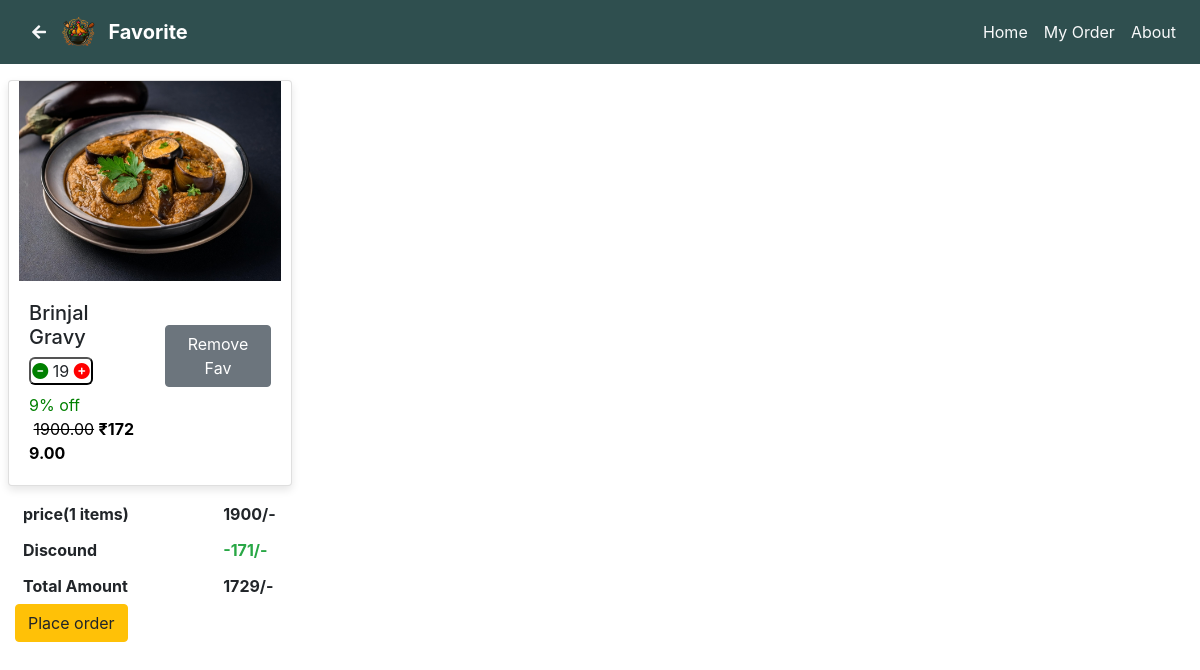
Page /second page.php?favorite (signed in) on the earlier database version.
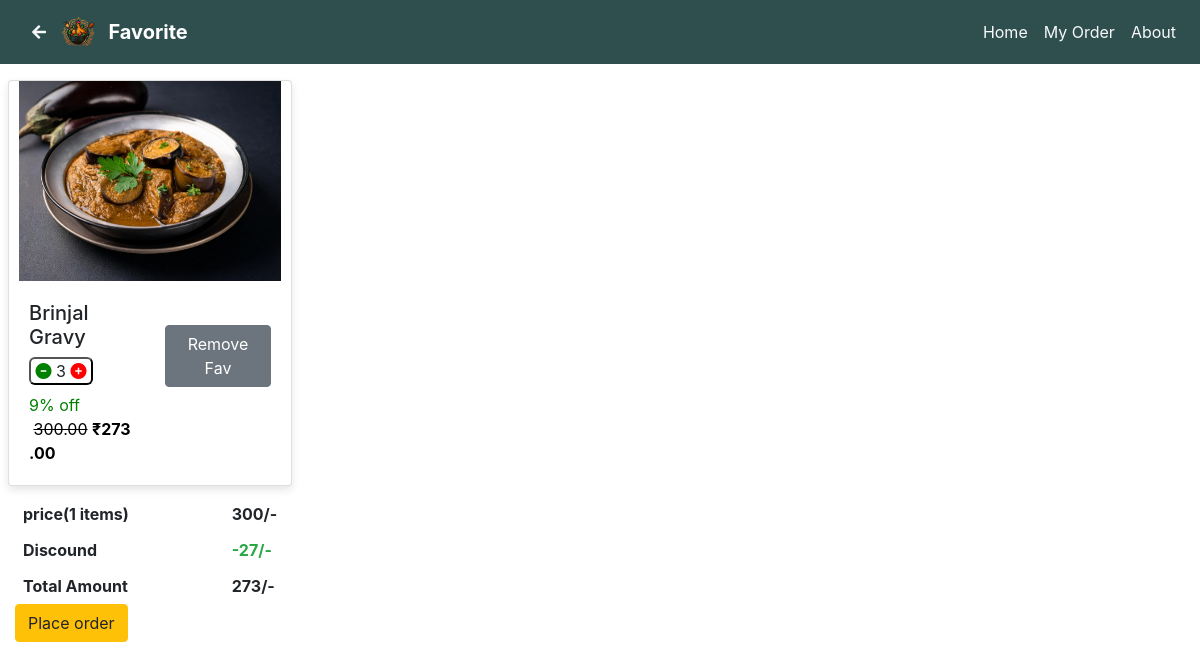
Same page on the later database version.
### tables this page shows
CREATE TABLE `fav` (
  `fav_id` int(5) NOT NULL,
  `product_id` int(3) NOT NULL,
  `user_id` int(5) NOT NULL,
  `qty` int(3) DEFAULT 1,
  `c_price` decimal(10,2) DEFAULT NULL,
  `fav_c_price` decimal(10,2) DEFAULT NULL,
  `p_price` decimal(10,2) DEFAULT NULL,
  `fav_p_price` decimal(10,2) DEFAULT NULL
);

CREATE TABLE `product` (
  `product_id` int(3) NOT NULL,
  `product_name` varchar(50) DEFAULT NULL,
  `product_scale` varchar(100) DEFAULT NULL,
  `product_des` varchar(500) DEFAULT NULL,
  `product_keyword` varchar(500) DEFAULT NULL,
  `product_cat` varchar(20) DEFAULT NULL,
  `product_img` varchar(100) DEFAULT NULL,
  `product_img2` varchar(100) DEFAULT NULL,
  `product_img3` varchar(100) DEFAULT NULL,
  `product_stock` int(3) DEFAULT NULL,
  `product_price` int(5) DEFAULT NULL,
  `product_off` int(2) DEFAULT NULL,
  `product_c_price` int(5) DEFAULT NULL,
  `status` int(1) DEFAULT 1
);

### fav.php (the view, shortened to what this page needs)
<?php
$user_id = null;
if (isset($_SESSION['user_id'])) {
    $user_id = $_SESSION['user_id'] ;
}
function fav()
{
    global $con, $user_id;
    if (isset($user_id)) {
        $select_fav = "SELECT * FROM fav WHERE user_id='$user_id'";
        $result_fav = mysqli_query($con, $select_fav);
        while ($row_fd = mysqli_fetch_array($result_fav)) {
            $fav_id = $row_fd['product_id'];
            $select_qry = "SELECT * FROM product where product_id='$fav_id'";
            $result_select = mysqli_query($con, $select_qry);
            $row_pd = mysqli_fetch_array($result_select);
            $product_id = $row_pd['product_id'];
            $product_name = $row_pd['product_name'];
            $product_img = $row_pd['product_img'];
            $product_off = $row_pd['product_off'];
            $product_stock=$row_pd['product_stock'];
            $fav_qty = $row_fd['qty'];
            $fav_p_price = $row_fd['fav_p_price'];
            $fav_c_price = $row_fd['fav_c_price'];
            if($product_stock>=$fav_qty)
            {
                $qty=$fav_qty;
            }
            else{
                $qty=$product_stock;
                $update_qry="UPDATE fav SET qty=$qty where product_id=$product_id and user_id=$user_id";
                $update_result=mysqli_query($con,$update_qry);
            }
            ?>
            <div class='col-12 col-sm-6 col-md-4 col-lg-3 p-2'>
            <div class='card'>
              <a href='second page.php?view=<?php echo $product_id; ?>'>
              <img class='card-img-top' src='./admin/product_image/<?php echo $product_img;?>' alt='Card image cap'<?php if($product_stock<=0) {echo 'id="blur"';}?>>
              </a>
              <div class='card-body '>
              <div class='row'>
              <div class='col-6'>
                <h5 class='card-title my-0'><?php echo $product_name; ?></h5>
                <?php
                if($qty>0)
                {
                ?>
                <div class='quantity'>
                     <a href='second page.php?dec_id=<?php echo $fav_id; ?>' class='dec'><i class='fa-solid fa-circle-minus'></i></a>
                     <span><?php echo $qty; ?></span>
                     <a href='second page.php?inc_id=<?php echo $fav_id; ?>' class='inc'><i class='fa-solid fa-circle-plus'></i><a>
                </div>
                <?php
                }
                ?>
                <p class='card-text' style='color: green;'><?php echo $product_off;?>% off &nbsp;<del style='color: black;'><?php echo $fav_p_price; ?></del>&nbsp;<b
                    style='color: black;'>₹<?php echo $fav_c_price; ?></b></p>
                </div>
                <div class='col-6 text-center'>
                  <a href='second page.php?favorite && rfav=<?php echo $product_id; ?>' class='btn btn-secondary mb-4 mt-4 '>Remove Fav</a>
                </div>
              </div>
            </div>
          </div>
          </div>
<?php
        }
    } else {
        echo "<script>window.location.href='login_logout.php?login';</script>";
    }
}
function price_details()
{
    global $con, $user_id;
    $c_price = array();
    $p_price = array();
    $select_qry = "SELECT * FROM fav WHERE user_id='$user_id'";
    $result_select = mysqli_query($con, $select_qry);
    $num = mysqli_num_rows($result_select);
    while ($row = mysqli_fetch_array($result_select)) {
        array_push($c_price, $row['fav_c_price']);
        array_push($p_price, $row['fav_p_price']);
    }
    $total_p_price = array_sum($p_price);
    $total_c_price = array_sum($c_price);
    echo "<table>
            <tr>
                <th class='p-2'>
                    price($num items)
                </th>
                <th>
                $total_p_price/-
                </th>
            </tr>
            <tr>
                <th class='p-2'>
                    Discound
                </th>
                <th class='text-success'>-" .
        $total_p_price - $total_c_price .
        "/-</th>
            </tr>
            <tr>
                <th class='p-2'>
                    Total Amount
                </th>
                <th>
                $total_c_price/-
                </th>
            </tr>
          </table>";
     $select_qry="SELECT MIN(qty) AS min_qty from fav WHERE user_id=$user_id";
     $result_qry=mysqli_query($con,$select_qry);
     $row=mysqli_fetch_array($result_qry);
     $min_qty=$row['min_qty'];
     ?>
    <a <?php if($min_qty>0){ echo "href='second page.php?fav_order_product'"; }?> class='btn btn-warning me-2 mb-2 me-2'<?php if($min_qty<=0){ echo 'id="disabled"'; } ?>>Place order</a>
    <?php
}
?>

Differences in the rows shown:
changed fav "Brinjal Gravy": qty "19" → "3"; fav_p_price "1900.00" → "300.00"; fav_c_price "1729.00" → "273.00"
Other differences:
$total_p_price: "1900" → "300"
$total_p_price - $total_c_price: "171" → "27"
$total_c_price: "1729" → "273"
